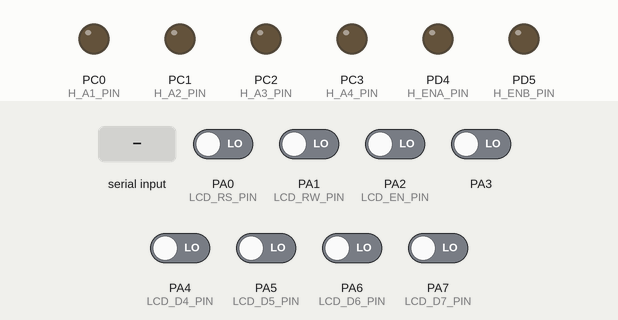
Simulated run of this program. Board: ATmega32, built with avr-gcc and emulated at 16 MHz. Shown: output pins drawn as LEDs (lit = HIGH). Inputs (shaded band) come from the test bench; at power-on: PA0 (LCD_RS_PIN), PA1 (LCD_RW_PIN), PA2 (LCD_EN_PIN), PA3, PA4 (LCD_D4_PIN), PA5 (LCD_D5_PIN), PA6 (LCD_D6_PIN), PA7 (LCD_D7_PIN) LOW. What the program prints to the serial monitor is not drawn.

Above: at 1.2 s.
1.3 s: byte 50 ('2') received over Serial
At 1.7 s:
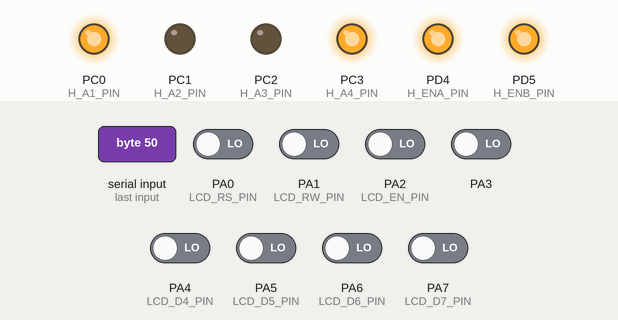
2.8 s: PA0 (LCD_RS_PIN) driven HIGH
At 4.0 s:
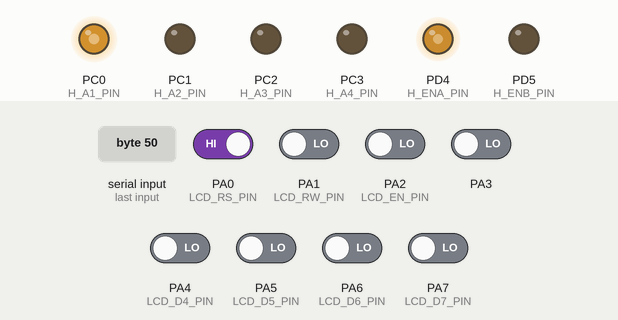
4.3 s: PA1 (LCD_RW_PIN) driven HIGH
At 4.9 s:
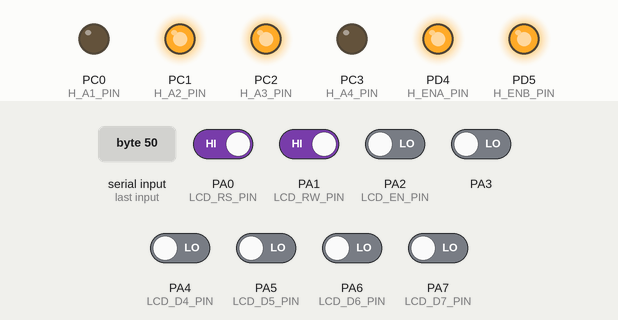
5.8 s: PA0 (LCD_RS_PIN) driven LOW
At 6.5 s:
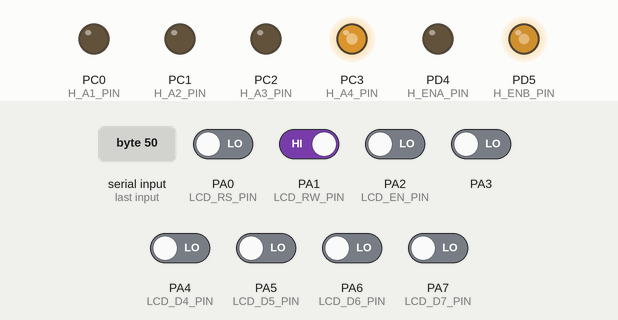
7.3 s: PA1 (LCD_RW_PIN) driven LOW
At 8.4 s:
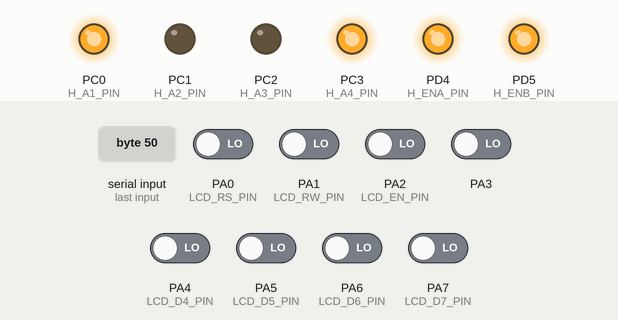
8.8 s: PA0 (LCD_RS_PIN) driven HIGH
At 10.0 s:
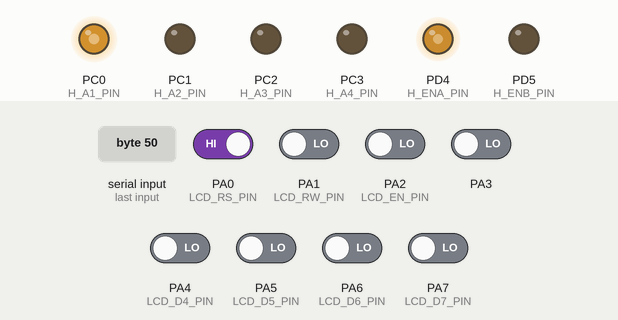
Timing chart, 0 to 11.3 s (numbered marks = the images above; inputs shaded):
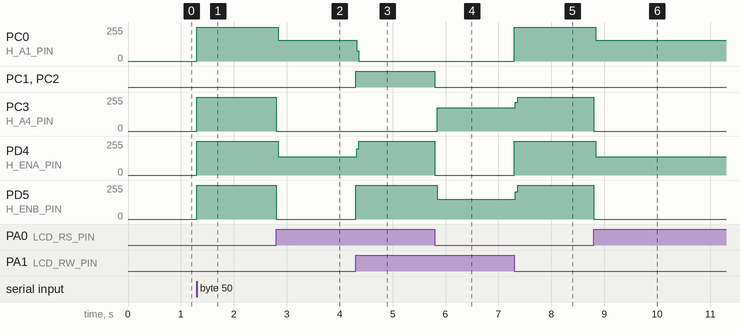

The program:

main.c
```c
/*
 * Test2.c
 *
 * Created: 10/2/2024 9:44:37 AM
 * Author : USER
 */

/***** Includes Section Start *****/
#include "../LIB/BIT_MATH.h"
#include "../LIB/STD_TYPE.h"
#include "../HAL/LCD/LCD_interface.h"
#include "../HAL/LCD/LCD_config.h"
#include "../HAL/KEYPAD/KEYPAD_config.h"
#include "../HAL/KEYPAD/KEYPAD_interface.h"
#include "../MCAL/DIO/DIO_Interface.h"
#include "../MCAL/DIO/DIO_Reg.h"
#include "../MCAL/TIMER0/TIMER0_interface.h"
#include "../MCAL/TIMER0/TIMER0_reg.h"
#include "../MCAL/GI/GI_interface.h"
#include "../MCAL/GI/GI_reg.h"
#include "../MCAL/EXTI/EXTI_interface.h"
#include "../MCAL/EXTI/EXTI_reg.h"
#include "../MCAL/ADC/ADC_interface.h"
#include "../MCAL/ADC/ADC_reg.h"
#include "../HAL/DCMOTOR/DCMOTOR_config.h"
#include "../HAL/DCMOTOR/DCMOTOR_interface.h"
#include "../MCAL/UART/UART_interface.h"
#include "../MCAL/UART/UART_reg.h"
#include "../MCAL/RTOS/Kerneinterface.h"
#define F_CPU 16000000UL
#include <util/delay.h>
/***** Includes Section End *****/


int main(void)
{
	u8 str[100] = "Enter (1) for bluetooth mode or (2) for line follower mode : ";
	u8 character = 0;
	u8 flag = 0;
	u8 Right_IR = 0 , Left_IR = 0;
	UART_voidInit();
	for (u8 counter = 0 ; str[counter] != '\0' ; counter++)
	{
		UART_voidTX(str[counter]);
	}
	flag = UART_u8RX();
    while (1)
    {
		if ('1' == flag)
		{
			character = UART_u8RX();
			switch(character)
			{
				case 'F' :      DCMOTOR_voidF();				break;
				case 'V' :      DCMOTOR_voidV();				break;
				case 'S' :
						 {
							DCMOTOR_voidStop(MOTOR1);
							DCMOTOR_voidStop(MOTOR2);
							break;
						 }
				case 'R' :      DCMOTOR_voidR();				break;
				case 'L' :      DCMOTOR_voidL();				break;
			}
		}

		else if ('2' == flag)
		{
			Right_IR = DIO_u8ReadpinVal(DIO_PORTA , DIO_PIN1);
			Left_IR =  DIO_u8ReadpinVal(DIO_PORTA , DIO_PIN0);
			if ((Left_IR == 1) && (Right_IR == 1))
			{
				DCMOTOR_voidF();
			}
			else if ((Left_IR == 1) && (Right_IR == 0))
			{
				DCMOTOR_voidR();
			}
			else if ((Left_IR == 0) && (Right_IR == 1))
			{
				DCMOTOR_voidL();
			}
			else if ((Left_IR == 0) && (Right_IR == 0))
			{
				DCMOTOR_voidV();
			}
		}
    }
}
```

DCMOTOR_config.h
```c
/*
 * DCMOTOR_config.h
 *
 * Created: 10/2/2024 9:50:18 AM
 *  Author: AMIT
 */


#ifndef DCMOTOR_CONFIG_H_
#define DCMOTOR_CONFIG_H_


#define H_ENA_PORT    DIO_PORTD
#define H_ENA_PIN     DIO_PIN4

#define H_ENB_PORT    DIO_PORTD
#define H_ENB_PIN     DIO_PIN5


#define H_A1_PORT    DIO_PORTC
#define H_A1_PIN     DIO_PIN0


#define H_A2_PORT    DIO_PORTC
#define H_A2_PIN     DIO_PIN1

#define MOTOR1		 1

#define H_A3_PORT    DIO_PORTC
#define H_A3_PIN     DIO_PIN2


#define H_A4_PORT    DIO_PORTC
#define H_A4_PIN     DIO_PIN3

#define MOTOR2		 2
#endif /* DCMOTOR_CONFIG_H_ */
```

KEYPAD_config.h
```c
/*
 * KEYPAD_config.h
 *
 * Created: 8/23/2024 2:58:06 PM
 *  Author: AMIT
 */


#ifndef KEYPAD_CONFIG_H_
#define KEYPAD_CONFIG_H_


#define  KEYPAD_COLPORT     DIO_PORTC
#define  KEYPAD_COL0_PIN    DIO_PIN0
#define  KEYPAD_COL1_PIN    DIO_PIN1
#define  KEYPAD_COL2_PIN    DIO_PIN2
#define  KEYPAD_COL3_PIN    DIO_PIN3

#define  KEYPAD_ROWPORT     DIO_PORTC
#define  KEYPAD_ROW0_PIN    DIO_PIN4
#define  KEYPAD_ROW1_PIN    DIO_PIN5
#define  KEYPAD_ROW2_PIN    DIO_PIN6
#define  KEYPAD_ROW3_PIN    DIO_PIN7


#endif /* KEYPAD_CONFIG_H_ */
```

LCD_config.h
```c
/*
 * LCD_config.h
 *
 * Created: 8/17/2024 2:06:02 PM
 *  Author: AMIT
 */


#ifndef LCD_CONFIG_H_
#define LCD_CONFIG_H_


#if LCD_MODE ==_8_BIT_MODE

#define  LCD_DPORT    DIO_PORTA

#elif LCD_MODE ==_4_BIT_MODE

#define  LCD_DPORT    DIO_PORTA
#define  LCD_D4_PIN   DIO_PIN4
#define  LCD_D5_PIN   DIO_PIN5
#define  LCD_D6_PIN   DIO_PIN6
#define  LCD_D7_PIN   DIO_PIN7
#endif

#define LCD_CPORT    DIO_PORTA

#define LCD_RS_PIN   DIO_PIN0
#define LCD_RW_PIN   DIO_PIN1
#define LCD_EN_PIN   DIO_PIN2


#endif /* LCD_CONFIG_H_ */
```

DCMOTOR_interface.h
```c
/*
 * DCMOTOR_interface.h
 *
 * Created: 10/2/2024 9:50:37 AM
 *  Author: AMIT
 */


#ifndef DCMOTOR_INTERFACE_H_
#define DCMOTOR_INTERFACE_H_


void DCMOTOR_voidCW(u8 Motor);
void DCMOTOR_voidACW(u8 Motor);
void DCMOTOR_voidF(void) ;
void DCMOTOR_voidV(void) ;
void DCMOTOR_voidStop(u8 Motor) ;
void DCMOTOR_voidR(void) ;
void DCMOTOR_voidL(void) ;


#endif /* DCMOTOR_INTERFACE_H_ */
```

DCMOTOR_prog.c
```c
/*
 * DCMOTOR_prog.c
 *
 * Created: 10/2/2024 9:50:58 AM
 *  Author: AMIT
 */
#include "../../LIB/BIT_MATH.h"
#include "../../LIB/STD_TYPE.h"
#include "../../MCAL/DIO/DIO_interface.h"
#include "DCMOTOR_config.h"


void DCMOTOR_voidCW(u8 Motor)
{
	if (Motor == MOTOR1)
	{
		/*make pins as output */
		DIO_voidSetPinDir(H_ENA_PORT,H_ENA_PIN,OUTPUT) ;
		DIO_voidSetPinDir(H_A1_PORT,H_A1_PIN,OUTPUT) ;
		DIO_voidSetPinDir(H_A2_PORT,H_A2_PIN,OUTPUT) ;

		/*Drive motor cw */
		DIO_voidSetPinVal(H_ENA_PORT,H_ENA_PIN,HIGH) ;
		DIO_voidSetPinVal(H_A1_PORT,H_A1_PIN,HIGH) ;
		DIO_voidSetPinVal(H_A2_PORT,H_A2_PIN,LOW) ;
	}

	else if (Motor == MOTOR2)
	{
		/*make pins as output */
		DIO_voidSetPinDir(H_ENB_PORT,H_ENB_PIN,OUTPUT) ;
		DIO_voidSetPinDir(H_A3_PORT,H_A3_PIN,OUTPUT) ;
		DIO_voidSetPinDir(H_A4_PORT,H_A4_PIN,OUTPUT) ;

		/*Drive motor cw */
		DIO_voidSetPinVal(H_ENB_PORT,H_ENB_PIN,HIGH) ;
		DIO_voidSetPinVal(H_A3_PORT,H_A3_PIN,HIGH) ;
		DIO_voidSetPinVal(H_A4_PORT,H_A4_PIN,LOW) ;
	}

}

void DCMOTOR_voidACW(u8 Motor)
{
	if (Motor == MOTOR1)
	{
		/*make pins as output */
		DIO_voidSetPinDir(H_ENA_PORT,H_ENA_PIN,OUTPUT) ;
		DIO_voidSetPinDir(H_A1_PORT,H_A1_PIN,OUTPUT) ;
		DIO_voidSetPinDir(H_A2_PORT,H_A2_PIN,OUTPUT) ;

		/*Drive motor cw */
		DIO_voidSetPinVal(H_ENA_PORT,H_ENA_PIN,HIGH) ;
		DIO_voidSetPinVal(H_A1_PORT,H_A1_PIN,LOW) ;
		DIO_voidSetPinVal(H_A2_PORT,H_A2_PIN,HIGH) ;
	}

	else if (Motor == MOTOR2)
	{
		/*make pins as output */
		DIO_voidSetPinDir(H_ENB_PORT,H_ENB_PIN,OUTPUT) ;
		DIO_voidSetPinDir(H_A3_PORT,H_A3_PIN,OUTPUT) ;
		DIO_voidSetPinDir(H_A4_PORT,H_A4_PIN,OUTPUT) ;

		/*Drive motor cw */
		DIO_voidSetPinVal(H_ENB_PORT,H_ENB_PIN,HIGH) ;
		DIO_voidSetPinVal(H_A3_PORT,H_A3_PIN,LOW) ;
		DIO_voidSetPinVal(H_A4_PORT,H_A4_PIN,HIGH) ;
	}
}

void DCMOTOR_voidStop(u8 Motor){


	/*make pins as output */
	DIO_voidSetPinDir(H_ENA_PORT,H_ENA_PIN,OUTPUT) ;
	DIO_voidSetPinDir(H_ENB_PORT,H_ENB_PIN,OUTPUT) ;
	DIO_voidSetPinDir(H_A1_PORT,H_A1_PIN,OUTPUT) ;
	DIO_voidSetPinDir(H_A2_PORT,H_A2_PIN,OUTPUT) ;
	DIO_voidSetPinDir(H_A3_PORT,H_A3_PIN,OUTPUT) ;
	DIO_voidSetPinDir(H_A4_PORT,H_A4_PIN,OUTPUT) ;

	/*Drive motor stop */

	DIO_voidSetPinVal(H_ENA_PORT,H_ENA_PIN,LOW) ;
	DIO_voidSetPinVal(H_ENB_PORT,H_ENB_PIN,LOW) ;
	DIO_voidSetPinVal(H_A1_PORT,H_A1_PIN,LOW) ;
	DIO_voidSetPinVal(H_A2_PORT,H_A2_PIN,LOW) ;
	DIO_voidSetPinVal(H_A3_PORT,H_A3_PIN,LOW) ;
	DIO_voidSetPinVal(H_A4_PORT,H_A4_PIN,LOW) ;
}


void DCMOTOR_voidF(void){

	DCMOTOR_voidACW(MOTOR1);
	DCMOTOR_voidCW(MOTOR2);
}


void DCMOTOR_voidV(void){

	DCMOTOR_voidCW(MOTOR1);
	DCMOTOR_voidACW(MOTOR2);
}


void DCMOTOR_voidR(void)
{
	DCMOTOR_voidStop(MOTOR2);
	DCMOTOR_voidCW(MOTOR1);
}


void DCMOTOR_voidL(void)
{
	DCMOTOR_voidStop(MOTOR1);
	DCMOTOR_voidACW(MOTOR2);
}
```

KEYPAD_interface.h
```c
/*
 * KEYPAD_interface.h
 *
 * Created: 8/23/2024 2:57:50 PM
 *  Author: AMIT
 */


#ifndef KEYPAD_INTERFACE_H_
#define KEYPAD_INTERFACE_H_


void KEYPAD_voidInit(void) ;


u8 KEYPAD_u8GetKey(void) ;


#endif /* KEYPAD_INTERFACE_H_ */
```

KEYPAD_prog.c
```c
/*
 * KEYPAD_prog.c
 *
 * Created: 8/23/2024 2:58:21 PM
 *  Author: AMIT
 */
#include "../../LIB/BIT_MATH.h"
#include "../../LIB/STD_TYPE.h"
#include "../../MCAL/DIO/DIO_interface.h"
#include "KEYPAD_config.h"


u8 keypad_arr[4][4]={ {1,2,3,'+'},
	                  {4,5,6,'-'},
					  {7,8,9,'*'},
					  {'c',0,'=','/'}	} ;


void KEYPAD_voidInit(void){

	 u8 COL_arr[4]={KEYPAD_COL0_PIN,KEYPAD_COL1_PIN,KEYPAD_COL2_PIN,KEYPAD_COL3_PIN} ;
	u8  ROW_arr[4]={KEYPAD_ROW0_PIN,KEYPAD_ROW1_PIN,KEYPAD_ROW2_PIN,KEYPAD_ROW3_PIN} ;

	u8 LOC_row=0 ;
	u8 LOC_col=0 ;

	for (LOC_row=0 ,LOC_col=0 ; LOC_row<4 && LOC_col<4 ;LOC_row++,LOC_col++)
	{
		 /* make all rows as input */
		DIO_voidSetPinDir(KEYPAD_ROWPORT,ROW_arr[LOC_row],INPUT) ;
		/* enable internal pull up */
		DIO_voidSetPinVal(KEYPAD_ROWPORT,ROW_arr[LOC_row],HIGH) ;

    	 /* make all col as  output */
    	 DIO_voidSetPinDir(KEYPAD_COLPORT,COL_arr[LOC_col],OUTPUT) ;
    	 /*  set all col as HIGH  */
    	 DIO_voidSetPinVal(KEYPAD_COLPORT,COL_arr[LOC_col],HIGH) ;


	}


}

u8 KEYPAD_u8GetKey(void){
		 u8 COL_arr[4]={KEYPAD_COL0_PIN,KEYPAD_COL1_PIN,KEYPAD_COL2_PIN,KEYPAD_COL3_PIN} ;
		 u8  ROW_arr[4]={KEYPAD_ROW0_PIN,KEYPAD_ROW1_PIN,KEYPAD_ROW2_PIN,KEYPAD_ROW3_PIN} ;

		 u8 LOC_row=0 ;
		 u8 LOC_col=0 ;
		 u8 loc_val=0xff ;

		 for (LOC_col=0 ; LOC_col<4 ;LOC_col++)
		 {
			 /* set col(num) as low */
          DIO_voidSetPinVal(KEYPAD_COLPORT,COL_arr[LOC_col],LOW) ;

		  for (LOC_row=0 ; LOC_row<4 ;LOC_row++)
		  {
			   /* check if any button is pressed */
			  if (DIO_u8ReadpinVal(KEYPAD_ROWPORT, ROW_arr[LOC_row])==0)
			  {
				  loc_val=keypad_arr[LOC_row][LOC_col] ;
				  while(DIO_u8ReadpinVal(KEYPAD_ROWPORT, ROW_arr[LOC_row])==0) ;

				  return loc_val  ;


			  }


		  }
			  /* set col(num) as high */
			  DIO_voidSetPinVal(KEYPAD_COLPORT,COL_arr[LOC_col],HIGH) ;


		 }


	return loc_val ;
}
```

LCD_interface.h
```c
/*
 * LCD_interface.h
 *
 * Created: 8/17/2024 2:05:49 PM
 *  Author: AMIT
 */


#ifndef LCD_INTERFACE_H_
#define LCD_INTERFACE_H_


/*LCD  mode */
/* you can select lcd mode */
#define  _4_BIT_MODE     0
#define  _8_BIT_MODE     1

#define  LCD_MODE  _4_BIT_MODE


void LCD_voidSendData(u8 copy_u8data) ;
void LCD_voidSendCommand(u8 copy_u8command) ;
void LCD_voidInit(void) ;

void LCD_voidSendString(u8*str) ;


void LCD_voidGotoxy(u8 copy_u8x,u8 copyu8y) ;


void LCD_voidDrawData(u8 pattern , u8*data , u8 x , u8 y) ;


void LCD_voidSendNumber(u32 number) ;
#endif /* LCD_INTERFACE_H_ */
```

LCD_prog.c
```c
/*
 * LCD_prog.c
 *
 * Created: 8/17/2024 2:06:16 PM
 *  Author: AMIT
 */

#include "../../LIB/BIT_MATH.h"
#include "../../LIB/STD_TYPE.h"
#include "../../MCAL/DIO/DIO_interface.h"
#include "LCD_interface.h"
#include "LCD_config.h"

#define  F_CPU 16000000UL
#include <util/delay.h>


void LCD_voidSHD(u8  copy_u8data) {

	u8 LCD_PINS[4]={LCD_D4_PIN,LCD_D5_PIN,LCD_D6_PIN,LCD_D7_PIN} ;
	u8 LOC_u8in=0 ;
		for(LOC_u8in=0;LOC_u8in<4;LOC_u8in++)
	    {
			DIO_voidSetPinVal(LCD_DPORT,LCD_PINS[LOC_u8in],GET_BIT(copy_u8data,LOC_u8in)) ;
		}


}

void LCD_voidSendEnable(){

	 /*Send enable pulse*/
	 DIO_voidSetPinVal(LCD_CPORT,LCD_EN_PIN,HIGH) ;
	 _delay_ms(2) ;
	 DIO_voidSetPinVal(LCD_CPORT,LCD_EN_PIN,LOW) ;
}

void LCD_voidSendData(u8 copy_u8data){
		/*make rs as high to send data  */
		DIO_voidSetPinVal(LCD_CPORT,LCD_RS_PIN,HIGH) ;
		/*make rw as low to write command   */
		DIO_voidSetPinVal(LCD_CPORT,LCD_RW_PIN,LOW) ;
	#if LCD_MODE == _4_BIT_MODE
	LCD_voidSHD(copy_u8data>>4) ;  // 1100 1100
	LCD_voidSendEnable() ;
	LCD_voidSHD(copy_u8data) ;
	LCD_voidSendEnable() ;
	#elif LCD_MODE ==_8_BIT_MODE
	/* send command */
	DIO_voidSetPortVal(LCD_DPORT,copy_u8data) ;  //  0B11100111
	LCD_voidSendEnable() ;
	#endif


}
void LCD_voidSendCommand(u8 copy_u8command){

	/*make rs as low to send command  */
	DIO_voidSetPinVal(LCD_CPORT,LCD_RS_PIN,LOW) ;
	/*make rw as low to write command   */
	DIO_voidSetPinVal(LCD_CPORT,LCD_RW_PIN,LOW) ;

	#if LCD_MODE == _4_BIT_MODE
	  LCD_voidSHD(copy_u8command>>4) ;  // 1100 1100
	   LCD_voidSendEnable() ;
	  LCD_voidSHD(copy_u8command) ;
	   LCD_voidSendEnable() ;
	#elif LCD_MODE ==_8_BIT_MODE
	/* send command */
	 DIO_voidSetPortVal(LCD_DPORT,copy_u8command) ;  //  0B11100111
	 LCD_voidSendEnable() ;
   #endif


}
void LCD_voidInit(void){
	 _delay_ms(40) ;

	 #if LCD_MODE== _8_BIT_MODE
	 /*send command function set */
	 LCD_voidSendCommand(0b00111000) ;
	 #elif LCD_MODE ==_4_BIT_MODE

		  LCD_voidSHD(0b0010) ;
		  LCD_voidSendEnable() ;
		  LCD_voidSHD(0b0010) ;
		  LCD_voidSendEnable() ;
		  LCD_voidSHD(0b1000) ;
		  LCD_voidSendEnable() ;
	#endif
	 /*send command  display on/off */
	 LCD_voidSendCommand(0b00001100) ;
	 /*send command   LCD CLR */
	 LCD_voidSendCommand(1) ;

}


void LCD_voidSendString(u8*str){

	u8 i=0 ;
	while(str[i] !='\0'){

		LCD_voidSendData(str[i]) ;
		i++ ;
	}


}
void LCD_voidGotoxy(u8 copy_u8x,u8 copyu8y){
	/* set address */
	u8 ddram_address= copy_u8x+copyu8y*0x40 ;

	 /*set DDRAM */
	 SET_BIT(ddram_address,7) ;  // set bit7 in ddram

	 LCD_voidSendCommand(ddram_address) ;
}
void LCD_voidDrawData(u8 pattern , u8*data , u8 x , u8 y){
	  u8 loc_i=0 ;
	  u8 address_CGRAM=pattern*8 ;  // set address
	  /* set CGRAM */
	  CLR_BIT(address_CGRAM,7) ;
	  SET_BIT(address_CGRAM,6) ;
	  LCD_voidSendCommand(address_CGRAM) ;

	  /* draw data in CGRAM */
	  for (loc_i=0 ; loc_i<8 ;loc_i++)
	  {
		   LCD_voidSendData(data[loc_i]) ;
	  }
	  LCD_voidGotoxy(x,y) ;
	  LCD_voidSendData(pattern) ;


}
void LCD_voidSendNumber(u32 number){

	s8 i=0;
	u8 array[10] ;

	if(number==0){

		LCD_voidSendData('0') ;
		return ;
	}
	for(i=0; number!=0 ;i++){

		array[i]= number % 10 + 48 ;
		number /= 10 ;
	}
	i-- ;
	while(i >= 0){

		LCD_voidSendData(array[i]) ;
		i-- ;
	}
}
```

BIT_MATH.h
```c
#ifndef  _BIT_MATH_H
#define  _BIT_MATH_H


#define SET_BIT(REG,BIT)     (REG|=1<<BIT)
#define CLR_BIT(REG,BIT)     (REG&=~(1<<BIT))
#define TOGGLE_BIT(REG,BIT)  (REG^=1<<BIT)
#define GET_BIT(REG,BIT)     ((REG>>BIT)&1)


#endif 
```

STD_TYPE.h
```c
#ifndef STD_TYPE_H_
#define STD_TYPE_H_

typedef unsigned char                   u8 ;
typedef unsigned short int              u16;
typedef unsigned long  int              u32;
typedef unsigned long long int          u64;


typedef signed char                   s8 ;
typedef signed short int              s16;
typedef signed long  int              s32;
typedef signed long long int          s64;

typedef float                         f32 ;
typedef double                        f64 ;

typedef enum { F , T }Bool ;


#define   null      ((void*)0)


#endif 
```

ADC_interface.h
```c
/*
 * ADC_interface.h
 *
 * Created: 8/31/2024 3:53:42 PM
 *  Author: AMIT
 */


#ifndef ADC_INTERFACE_H_
#define ADC_INTERFACE_H_

/* Select prescaler */

#define  ADC_DEVISON_2         1
#define  ADC_DEVISON_4         2
#define  ADC_DEVISON_8         3
#define  ADC_DEVISON_16        4
#define  ADC_DEVISON_32        5
#define  ADC_DEVISON_64        6
#define  ADC_DEVISON_128       7

#define  ADC_PRESCALER     ADC_DEVISON_128


/* select channel */

#define  ADC_0        0
#define  ADC_1        1
#define  ADC_2        2
#define  ADC_3        3
#define  ADC_4        4
#define  ADC_5        5
#define  ADC_6        6
#define  ADC_7        7


void ADC_voidInit() ;

u16 ADC_u16ReadChannel(u8 copy_u8channel) ;


#endif /* ADC_INTERFACE_H_ */
```

ADC_prog.c
```c
/*
 * ADC_prog.c
 *
 * Created: 8/31/2024 3:54:13 PM
 *  Author: AMIT
 */
#include "../../LIB/BIT_MATH.h"
#include "../../LIB/STD_TYPE.h"
#include "ADC_reg.h"
#include "ADC_interface.h"


void ADC_voidInit(){

	/*Reference Selections for ADC : AVCC with external capacitor at AREF pin*/
	 CLR_BIT(ADMUX_REG,7) ;
	 SET_BIT(ADMUX_REG,6) ;

	/*select prescaler */

	 ADCSRA_REG&=0b11111000 ;
	 ADCSRA_REG|=ADC_PRESCALER ;


	/* ENABLE ADC */

	SET_BIT(ADCSRA_REG,7) ;

}

u16 ADC_u16ReadChannel(u8 copy_u8channel){

	  /* select channel */
	  ADMUX_REG &=0b11100000 ;
	  ADMUX_REG |=copy_u8channel ;
	  /* start conversion */
	  SET_BIT(ADCSRA_REG,6) ;

	  while(GET_BIT(ADCSRA_REG,4)==0) ;

	  SET_BIT(ADCSRA_REG,4) ; // CLR FLAG

	  return  ADC_REG ;

}
```

ADC_reg.h
```c
/*
 * ADC_reg.h
 *
 * Created: 8/31/2024 3:53:57 PM
 *  Author: AMIT
 */


#ifndef ADC_REG_H_
#define ADC_REG_H_


#define  ADMUX_REG   *((volatile u8*)0x27)
#define  ADCSRA_REG  *((volatile u8*)0x26)
#define  ADC_REG     *((volatile u16*)0x24) // ADCL + ADCH


#endif /* ADC_REG_H_ */
```

DIO_interface.h
```c
/*
 * DIO_interface.h
 *
 * Created: 8/10/2024 2:02:57 PM
 *  Author: AMIT
 */


#ifndef DIO_INTERFACE_H_
#define DIO_INTERFACE_H_


/* PIN DIR */

#define   OUTPUT        1
#define   INPUT         0

/*PIN VAL */

#define  HIGH            1
#define  LOW             0

/* DIO PORTS */

#define  DIO_PORTA       0
#define  DIO_PORTB       1
#define  DIO_PORTC       2
#define  DIO_PORTD       3


/*PINS */

#define  DIO_PIN0           0
#define  DIO_PIN1           1
#define  DIO_PIN2           2
#define  DIO_PIN3           3
#define  DIO_PIN4           4
#define  DIO_PIN5           5
#define  DIO_PIN6           6
#define  DIO_PIN7           7


/*****************************************************************************
* Function Name: DIO_voidSetPinDir
* Purpose      : set pin dir (OUTPUT , INPUT)
* Parameters   : u8 Copy_u8_port,u8 Copy_u8_pin,u8 Copy_u8_dir
* Return value : void
********************************************************************/
void DIO_voidSetPinDir(u8 copy_u8port, u8 copy_u8pin,u8 copy_u8dir) ;
/*****************************************************************************
* Function Name: DIO_voidSetPinVal
* Purpose      : set pin val (HIGH , LOW)
* Parameters   : u8 copy_u8port, u8 copy_u8pin,u8 copy_u8val
* Return value : void
********************************************************************/

void DIO_voidSetPinVal(u8 copy_u8port, u8 copy_u8pin,u8 copy_u8val) ;
/*****************************************************************************
* Function Name: DIO_voidTogglePinVal
* Purpose      : TOGGLE pin val (HIGH , LOW)
* Parameters   : u8 copy_u8port, u8 copy_u8pin
* Return value : void
********************************************************************/

void DIO_voidTogglePinVal(u8 copy_u8port, u8 copy_u8pin) ;
/*****************************************************************************
* Function Name: DIO_u8ReadpinVal
* Purpose      :  READ pin val (HIGH , LOW)
* Parameters   : u8 copy_u8port, u8 copy_u8pin
* Return value : U8
********************************************************************/
u8 DIO_u8ReadpinVal(u8 copy_u8port, u8 copy_u8pin) ;

void DIO_voidSetPortDir(u8 copy_u8port, u8 copy_u8dir) ;
void DIO_voidSetPortVal(u8 copy_u8port, u8 copy_u8val) ;


#endif /* DIO_INTERFACE_H_ */
```

EXTI_reg.h
```c
/*
 * EXTI_reg.h
 *
 * Created: 9/26/2024 5:10:02 PM
 *  Author: AMIT
 */


#ifndef EXTI_REG_H_
#define EXTI_REG_H_


#define  MCUCR_REG      *((volatile u8*)0x55)
#define  MCUCSR_REG     *((volatile u8*)0x54)
#define  GICR_REG       *((volatile u8*)0x5B)


#endif /* EXTI_REG_H_ */
```

GI_interface.h
```c
/*
 * GI_interface.h
 *
 * Created: 9/26/2024 5:02:13 PM
 *  Author: AMIT
 */


#ifndef GI_INTERFACE_H_
#define GI_INTERFACE_H_


void GI_voidEnable(void) ;
void GI_voidDisable(void) ;


#endif /* GI_INTERFACE_H_ */
```

Source omitted: DIO_prog.c (3335 bytes), DIO_reg.h (796 bytes), EXTI_interface.h (733 bytes), EXTI_prg.c (2904 bytes), GI_prog.c (342 bytes), GI_reg.h (209 bytes), Kerneinterface.h (612 bytes), Kernel_interface.c (1456 bytes), TIMER0_interface.h (653 bytes), TIMER0_prog.c (1265 bytes), TIMER0_reg.h (348 bytes), UART_interface.h (259 bytes) and 2 more

Measured:
- after the input at 1.3 s, PC0 (H_A1_PIN), PC3 (H_A4_PIN), PD4 (H_ENA_PIN), PD5 (H_ENB_PIN): 0/255 → 255/255 at once
- after the input at 2.8 s, PC0 (H_A1_PIN): 255/255 → 155/255 at once; PC3 (H_A4_PIN), PD5 (H_ENB_PIN): 255/255 → 0/255 at once; PD4 (H_ENA_PIN): 255/255 → 136/255 at once
- after the input at 4.3 s, PC0 (H_A1_PIN): 155/255 → 0/255 at once; PC1 (H_A2_PIN), PC2 (H_A3_PIN): LOW → HIGH at once; PD4 (H_ENA_PIN): 136/255 → 255/255 at once; PD5 (H_ENB_PIN): 0/255 → 255/255 at once
- after the input at 5.8 s, PC1 (H_A2_PIN), PC2 (H_A3_PIN): HIGH → LOW at once; PC3 (H_A4_PIN): 0/255 → 173/255 at once; PD4 (H_ENA_PIN): 255/255 → 0/255 at once; PD5 (H_ENB_PIN): 255/255 → 150/255 at once
- after the input at 7.3 s, PC0 (H_A1_PIN), PD4 (H_ENA_PIN): 0/255 → 255/255 at once; PC3 (H_A4_PIN): 173/255 → 255/255 at once; PD5 (H_ENB_PIN): 150/255 → 255/255 at once
- after the input at 8.8 s, PC0 (H_A1_PIN): 255/255 → 155/255 at once; PC3 (H_A4_PIN), PD5 (H_ENB_PIN): 255/255 → 0/255 at once; PD4 (H_ENA_PIN): 255/255 → 136/255 at once
